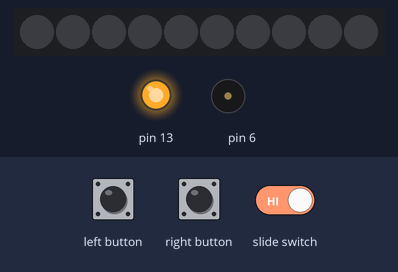
Bench run of a sketch on a simulated Arduino Leonardo, built with avr-gcc and run on an emulated ATmega32U4. Parts: 10 RGB LEDs in strip order, left to right, output pins drawn as LEDs (lit = HIGH), buzzer (waves = sounding). The test bench sets the inputs (shaded band). Dim RGB values are drawn brighter than linear; random numbers use the default seed unless the sketch sets one; USB keyboard and mouse output is not drawn.

Above: at 7.1 s.
7.2 s: slide switch set LOW
At 9.9 s:
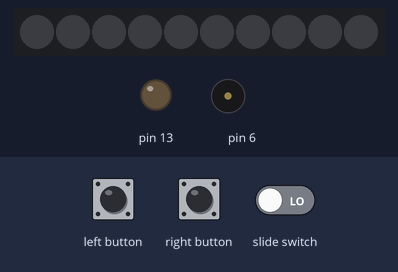
11.2 s: left button pressed for 3 s
At 12.4 s:
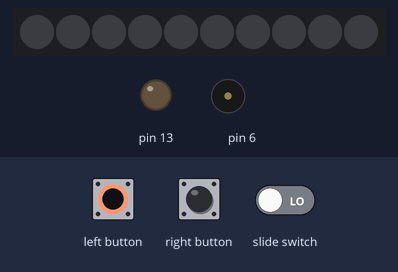
15.7 s: right button pulsed HIGH 5 times (0.12 s each, 0.3 s apart)
At 17.6 s:
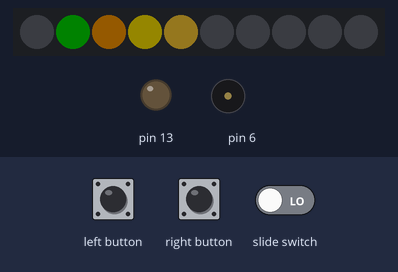
19.7 s: right button pressed for 3 s
At 23.6 s:
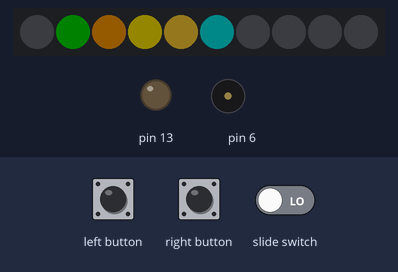
24.2 s: right button pressed for 3 s
At 28.2 s:
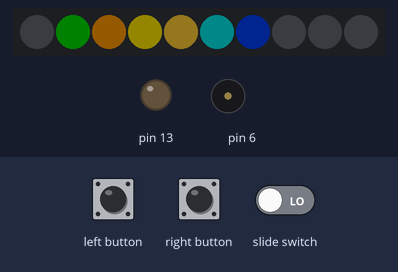
28.7 s: left button pressed for 3 s
At 29.3 s:
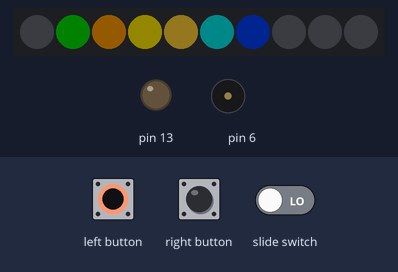
Timing chart, 0 to 33.2 s (numbered marks = the images above; inputs shaded):
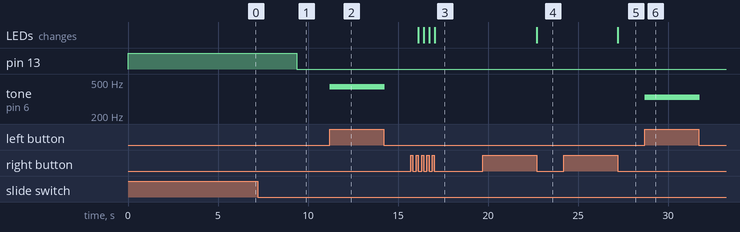

Measured:
- after the input at 7.2 s, pin 13: HIGH → LOW after 2.2 s
- after the input at 11.2 s, tone on pin 6: alternates 440 Hz for 0.02 s and silent for 0.02 s, 198 changes in all, then stays silent, starting at once
- after the input at 15.7 s, the LEDs: first change after 0.42 s (image 3 shows a later state)
- after the input at 19.7 s, the LEDs: change after 3.0 s (image 4)
- after the input at 24.2 s, the LEDs: change after 3.0 s (image 5)
- after the input at 28.7 s, tone on pin 6: alternates 330 Hz for 0.02 s and silent for 0.02 s, 198 changes in all, then stays silent, starting at once

The sketch:

MouseJiggler.ino
```cpp
#include <Mouse.h>
#include <Adafruit_CircuitPlayground.h>
#include "Pitches.h"
#include "Colors.h"

// Button Global Variables
bool leftButtonIsDown;
bool rightButtonWasDownPreviousLoop;
bool rightButtonIsDown;
bool rightButtonIsClicked;

// Light, Color, and Sound Global Variables
int lightIteration = 0;
int customColors[] = {RED, ORANGE, YELLOW, YELLOW_GREEN, GREEN, GREEN_BLUE, BLUE, VIOLET, PURPLE, PINK};
int scale[] = {NOTE_C4, NOTE_D4, NOTE_E4, NOTE_G4, NOTE_A4};
int frequency = scale[random(5)];
int duration = 15;

void checkButtonStatus() {
  leftButtonIsDown = CircuitPlayground.leftButton();
  rightButtonWasDownPreviousLoop = rightButtonIsDown;
  rightButtonIsDown = CircuitPlayground.rightButton();
  rightButtonIsClicked = !rightButtonIsDown && rightButtonWasDownPreviousLoop;
}

// This turns on a light each time it's called
void lightIncrement() {
  if (lightIteration > 19) { lightIteration = 0; }
  int lightNum;
  int color;

  if (lightIteration > 9) {
    lightNum = lightIteration - 10;
    color = OFF;
  } else {
    lightNum = lightIteration;
    // color = customColors[lightNum]; // display a custom array of colors
    color = CircuitPlayground.colorWheel((lightNum * 256 / 10) & 255); // display the rainbow
  }
  CircuitPlayground.setPixelColor(lightNum, color);
  lightIteration++;
}

// This moves the mouse
void wiggleAndJiggle() {
  int distance = random(10, 50);
  int x = random(3) - 1;
  int y = random(3) - 1;
  int mouseSpeed = 5; // the speed of each mouse movement, lower is faster
  int mouseMoveInterval = 3000; // how often to move the mouse (in ms)

  for (int i = 0; i < distance; i++) {
    Mouse.move(x, y, 0);
    delay(mouseSpeed);
  }
  delay(mouseMoveInterval);
}

void setup() {
  Serial.begin(115200);
  CircuitPlayground.begin();
  Mouse.begin();
  randomSeed(analogRead(2));
}

void loop() {
  // If the slide switch is on the left...
  while (CircuitPlayground.slideSwitch()) {
    CircuitPlayground.clearPixels();
    CircuitPlayground.redLED(HIGH); // Turn on the red led light
    wiggleAndJiggle(); // move the mouse
  }
  CircuitPlayground.redLED(LOW); // Turn off the red led light

  // If the slide switch is on the right...
  checkButtonStatus();
  if (leftButtonIsDown) {
    CircuitPlayground.playTone(frequency, duration);
  } else {
    frequency = scale[random(5)]; // update the frequency played each press
  }
  if (rightButtonIsClicked) {
    lightIncrement();
  }
}
```

Colors.h
```cpp
 /*************************************************
 * Public Constants
 *************************************************/

#define RED           0xFF0000
#define ORANGE        0xFF3400
#define YELLOW        0xFF8E00
#define YELLOW_GREEN  0xD1FF00
#define GREEN         0x00FF00
#define GREEN_BLUE    0x00FFA4
#define BLUE          0x0000FF
#define VIOLET        0x4700FF
#define PURPLE        0xB800FF
#define PINK          0xFF0027
#define OFF     0x000000
```

Pitches.h
```cpp
/*************************************************
 * Public Constants
 *************************************************/

#define NOTE_B0  31
#define NOTE_C1  33
#define NOTE_CS1 35
#define NOTE_D1  37
#define NOTE_DS1 39
#define NOTE_E1  41
#define NOTE_F1  44
#define NOTE_FS1 46
#define NOTE_G1  49
#define NOTE_GS1 52
#define NOTE_A1  55
#define NOTE_AS1 58
#define NOTE_B1  62
#define NOTE_C2  65
#define NOTE_CS2 69
#define NOTE_D2  73
#define NOTE_DS2 78
#define NOTE_E2  82
#define NOTE_F2  87
#define NOTE_FS2 93
#define NOTE_G2  98
#define NOTE_GS2 104
#define NOTE_A2  110
#define NOTE_AS2 117
#define NOTE_B2  123
#define NOTE_C3  131
#define NOTE_CS3 139
#define NOTE_D3  147
#define NOTE_DS3 156
#define NOTE_E3  165
#define NOTE_F3  175
#define NOTE_FS3 185
#define NOTE_G3  196
#define NOTE_GS3 208
#define NOTE_A3  220
#define NOTE_AS3 233
#define NOTE_B3  247
#define NOTE_C4  262
#define NOTE_CS4 277
#define NOTE_D4  294
#define NOTE_DS4 311
#define NOTE_E4  330
#define NOTE_F4  349
#define NOTE_FS4 370
#define NOTE_G4  392
#define NOTE_GS4 415
#define NOTE_A4  440
#define NOTE_AS4 466
#define NOTE_B4  494
#define NOTE_C5  523
#define NOTE_CS5 554
#define NOTE_D5  587
#define NOTE_DS5 622
#define NOTE_E5  659
#define NOTE_F5  698
#define NOTE_FS5 740
#define NOTE_G5  784
#define NOTE_GS5 831
#define NOTE_A5  880
#define NOTE_AS5 932
#define NOTE_B5  988
#define NOTE_C6  1047
#define NOTE_CS6 1109
#define NOTE_D6  1175
#define NOTE_DS6 1245
#define NOTE_E6  1319
#define NOTE_F6  1397
#define NOTE_FS6 1480
#define NOTE_G6  1568
#define NOTE_GS6 1661
#define NOTE_A6  1760
#define NOTE_AS6 1865
#define NOTE_B6  1976
#define NOTE_C7  2093
#define NOTE_CS7 2217
#define NOTE_D7  2349
#define NOTE_DS7 2489
#define NOTE_E7  2637
#define NOTE_F7  2794
#define NOTE_FS7 2960
#define NOTE_G7  3136
#define NOTE_GS7 3322
#define NOTE_A7  3520
#define NOTE_AS7 3729
#define NOTE_B7  3951
#define NOTE_C8  4186
#define NOTE_CS8 4435
#define NOTE_D8  4699
#define NOTE_DS8 4978
```
